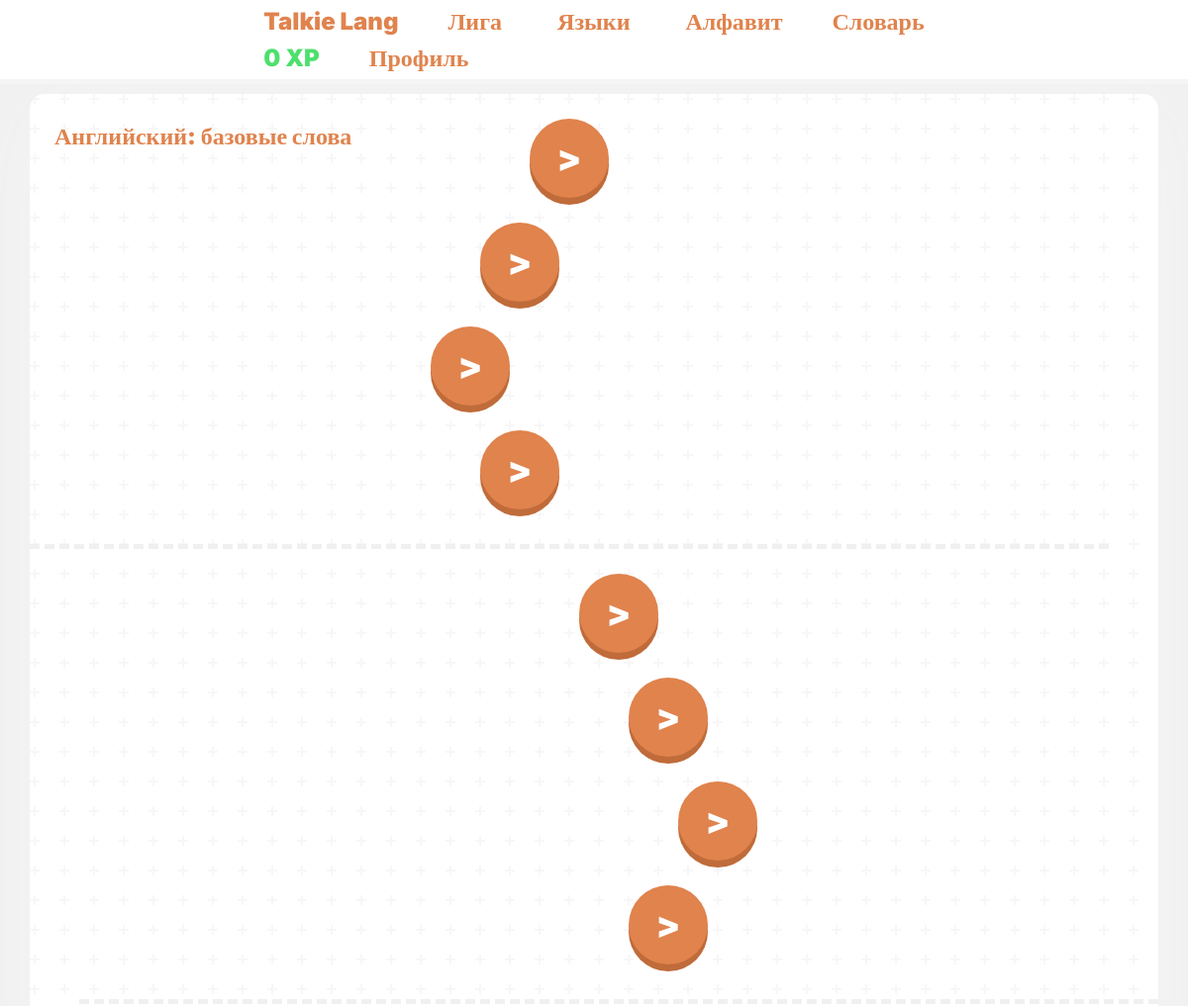
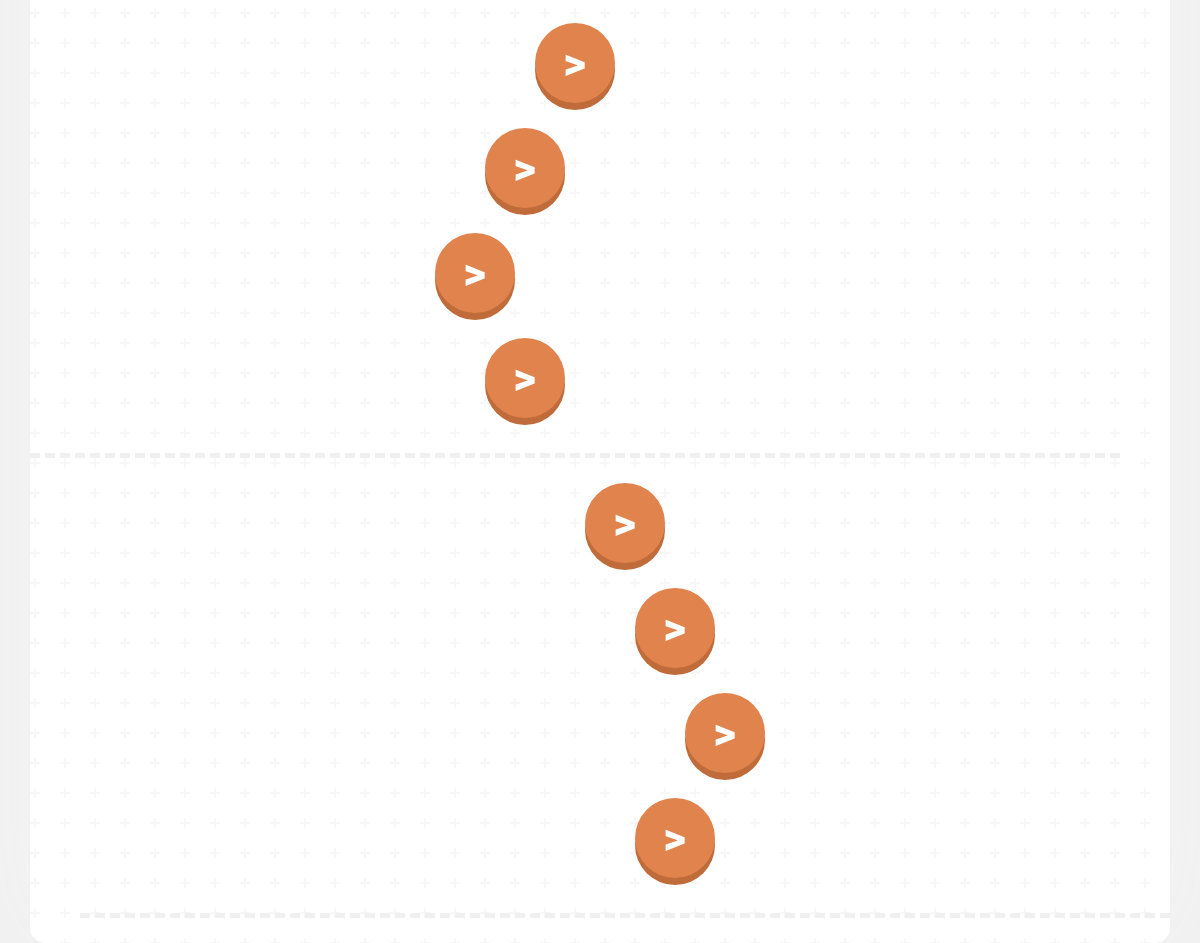
Page /en/index.php (signed in) on the earlier database version (2 pictures, top to bottom).
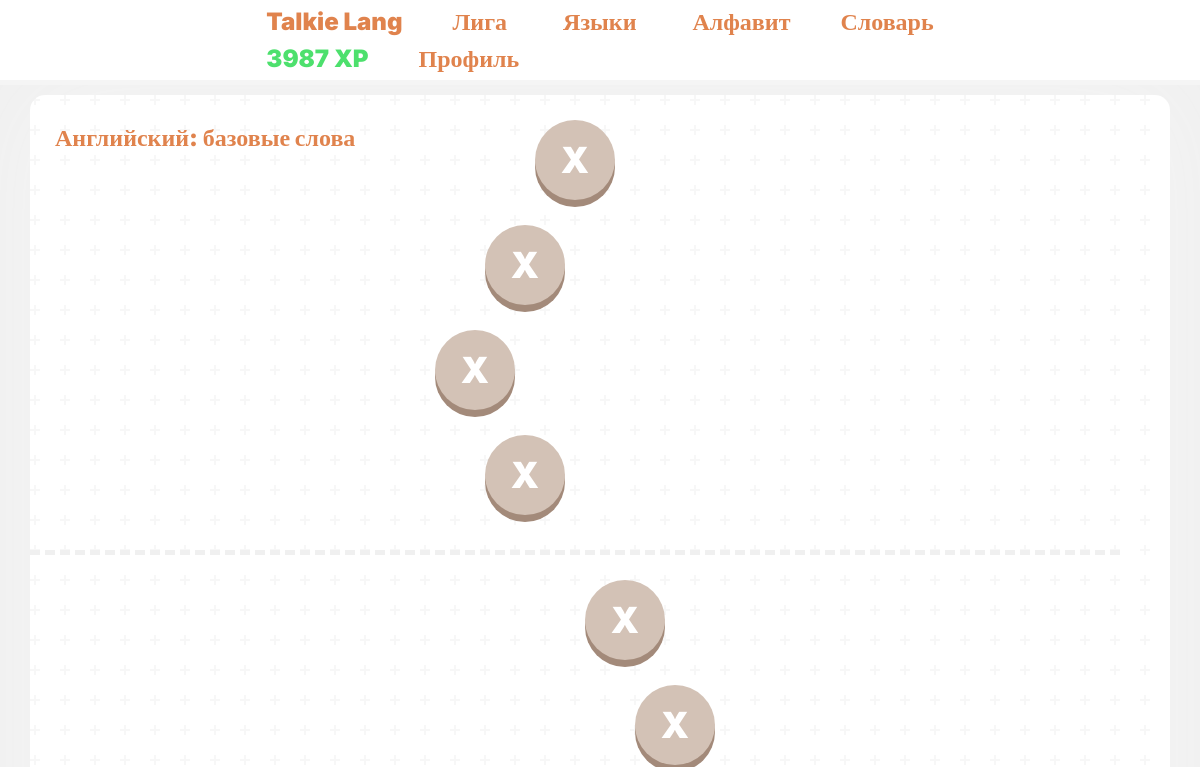
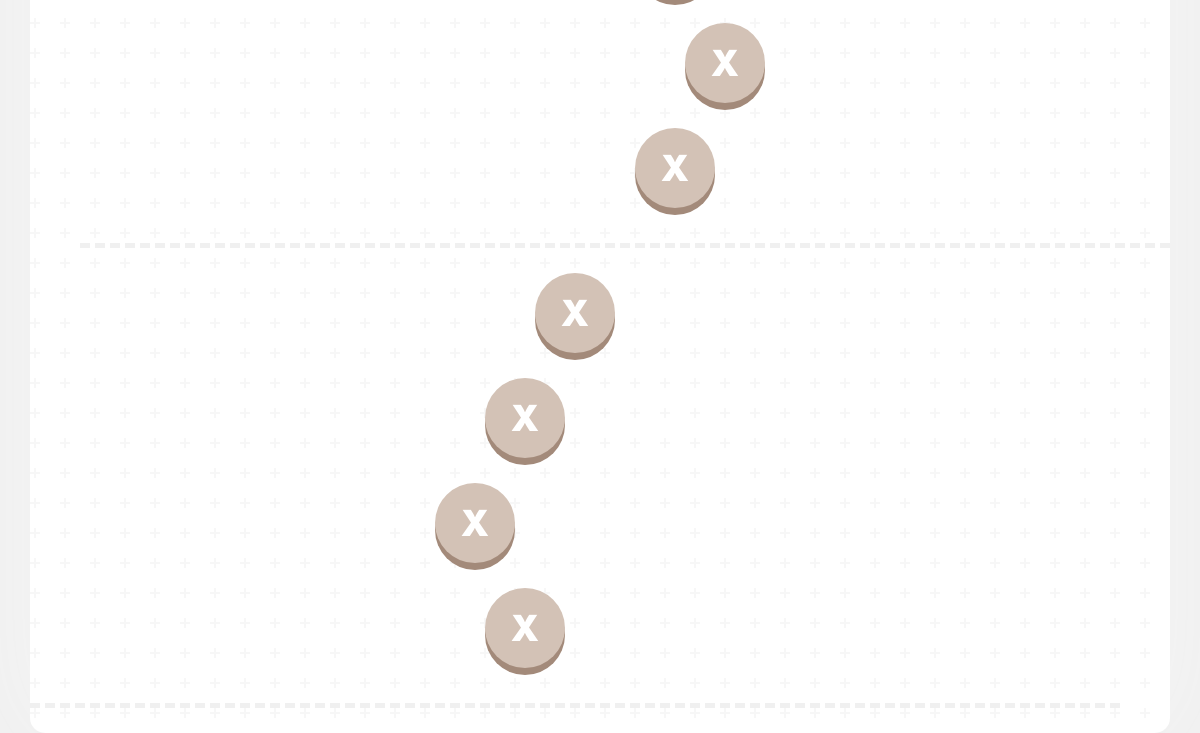
Same page on the later database version (2 pictures, top to bottom).
### tables this page shows
CREATE TABLE `users` (
  `user_id` int NOT NULL,
  `user_login` text NOT NULL,
  `user_email` text NOT NULL,
  `user_password` text NOT NULL,
  `user_role` enum('user','admin') NOT NULL DEFAULT 'user',
  `user_weekly_xp` int NOT NULL DEFAULT '0',
  `user_league` int NOT NULL DEFAULT '1'
);

CREATE TABLE `lesson` (
  `lesson_id` int NOT NULL,
  `lesson_name` varchar(100) NOT NULL,
  `lesson_language` int DEFAULT NULL
);

### connection-db.php (called while the page is built, shortened)
<?php
$conn = mysqli_connect("localhost","root","","Lang");
if(isset($_SESSION["id"])){
    $id = $_SESSION["id"];
    $user = mysqli_fetch_assoc(mysqli_query($conn, "select * from users join leagues on leagues.league_id = users.user_league where user_id = $id"));
}

### en/index.php (the view, shortened to what this page needs)
<?php
require "../connection-db.php";
$id = $_SESSION["id"];
$sql = "select * from lesson join langs on lesson.lesson_language = langs.lang_id where `lang_name` = 'Английский'";
$query = mysqli_query($conn, $sql);
$lessons = mysqli_fetch_all($query);
if (mysqli_num_rows(mysqli_query($conn, "select progress from user_lang_progress where user_id = $id and lang_id = 1")) == 0) {
    $first_lesson_id = mysqli_fetch_array(mysqli_query($conn,"SELECT * FROM `lesson` WHERE lesson_language = 1 ORDER by lesson_id ASC"))[0];
    mysqli_query($conn, "INSERT INTO `user_lang_progress`(`user_id`, `lang_id`) VALUES ('$id','1')");
    mysqli_query($conn, "INSERT INTO `completed_lessons`(`user_id`, `lesson_id`) VALUES ('$id','$first_lesson_id')");
}
?>
<!DOCTYPE html>
<html lang="en">
<?php include "../components/head.php"; ?>
<body>
    <?php include "components/header.php"; ?>
    <main class="container">
        <div id="banner"><?= $lessons[0][1] ?></div>
        <div class="levels">
            <?php
            $check = true;
            $t = 0;
            foreach ($lessons as $lesson): ?>
                <div class="<?= $t % 2 == 0 ? "razd" : "invert" ?>" value="<?= $lesson[1] ?>">
                    <?php
                    $t++;
                    $temp = -1;
                    $count = mysqli_fetch_assoc(mysqli_query($conn, "select * from completed_lessons where user_id = $id and lesson_id = " . $lesson[0]))["count"] ?? false;
                    ?>
                    <?php for ($i = 0; $i < 4; $i++): ?>
                        <?php if ($temp < $count && $check):
                            $temp++ ?>
                            <a href="lesson/?id=<?= $lesson[0] ?>&c=<?=$temp?>" class="circles">
                                <p>></p>
                            </a>
                        <?php else:
                            $check = false;
                            ?>
                            <div class="circles closed">
                                <p>X</p>
                            </div>
                        <?php endif; ?>
                    <?php endfor; ?>
                </div>
            <?php endforeach; ?>
        </div>
    </main>
</body>
</html>

### en/components/header.php (shortened to what this page needs)
<header>
    <div class="nav-bar">
        <div>
            <div>
                <a class="header-btns" href="/en">Talkie Lang</a>
                <a class="header-btns" href="/league">Лига</a>
                <div class="dropdown">
                    <button class="header-btns" type="button" data-bs-toggle="dropdown"
                        aria-expanded="false">
                        Языки
                    </button>
                </div>
                <a class="header-btns" href="/en/letters">Алфавит</a>
                <a class="header-btns" href="/dictionary">Словарь</a>
            </div>
            <div>
                <?php if (!isset($_SESSION["id"])): ?>
                    <a class="header-btns" href="/welcome/">Вход</a>
                    <a class="header-btns" href="/register/">Регистрация</a>
                <?php else: ?>
                    <p class="xp"><?= $user["user_weekly_xp"] ?> XP</p>
                    <a class="header-btns" href="/profile/">Профиль</a>
                <?php endif; ?>
            </div>
        </div>
    </div>
</header>

Differences in the rows shown:
changed users: user_weekly_xp "0" → "3987"
Other differences:
new list line: "X"
